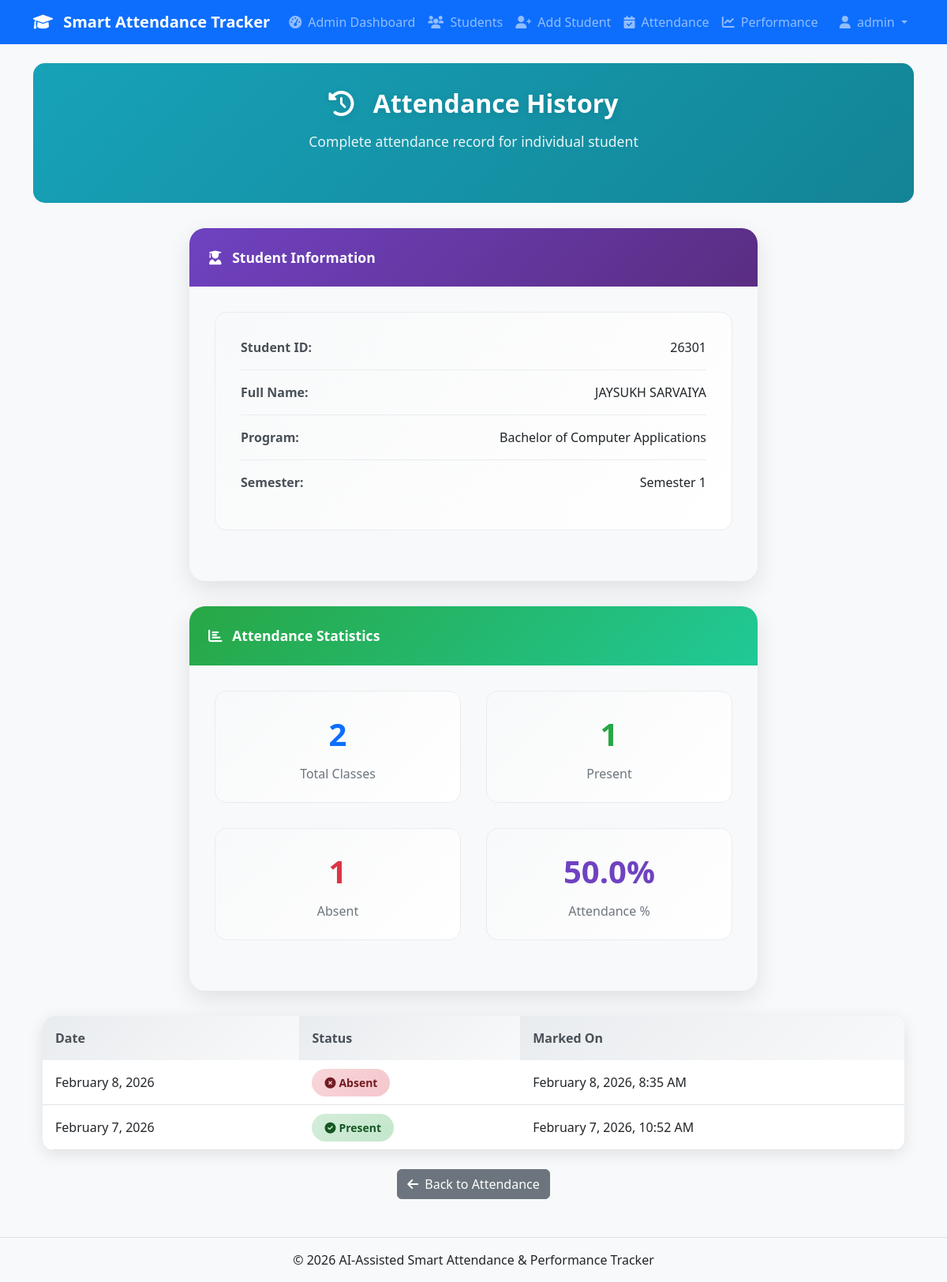
/students/attendance/history/2/ (signed in), run on the app's committed database.
### students/models.py (models this page shows, shortened)
class Student(models.Model):
    GENDER_CHOICES = [
        ('M', 'Male'),
        ('F', 'Female'),
        ('O', 'Other'),
    ]
    BLOOD_GROUP_CHOICES = [
        ('A+', 'A+'),
        ('A-', 'A-'),
        ('B+', 'B+'),
        ('B-', 'B-'),
        ('AB+', 'AB+'),
        ('AB-', 'AB-'),
        ('O+', 'O+'),
        ('O-', 'O-'),
    ]
    PROGRAM_CHOICES = [
        ('MCA', 'Master of Computer Applications'),
        ('MScIT', 'Master of Science in Information Technology'),
        ('BCA', 'Bachelor of Computer Applications'),
        ('PGDCA', 'Post Graduate Diploma in Computer Applications'),
    ]
    SEMESTER_CHOICES = [
        (1, 'Semester 1'),
        (2, 'Semester 2'),
        (3, 'Semester 3'),
        (4, 'Semester 4'),
        (5, 'Semester 5'),
        (6, 'Semester 6'),
    ]
    first_name = models.CharField(max_length=50)
    last_name = models.CharField(max_length=50)
    date_of_birth = models.DateField()
    gender = models.CharField(max_length=1, choices=GENDER_CHOICES)
    phone_number = models.CharField(max_length=15, help_text="Include country code")
    personal_email = models.EmailField(max_length=100, help_text="Personal email address")
    address = models.TextField()
    city = models.CharField(max_length=50)
    state = models.CharField(max_length=50)
    postal_code = models.CharField(max_length=10)
    country = models.CharField(max_length=50, default='India')
    program = models.CharField(max_length=10, choices=PROGRAM_CHOICES)
    semester = models.IntegerField(choices=SEMESTER_CHOICES)
    blood_group = models.CharField(max_length=3, choices=BLOOD_GROUP_CHOICES, blank=True, null=True)
    emergency_contact_name = models.CharField(max_length=100)
    emergency_contact_relation = models.CharField(max_length=50)
    emergency_contact_phone = models.CharField(max_length=15)
    student_id = models.CharField(max_length=10, unique=True, editable=False)
    email_id = models.EmailField(max_length=50, unique=True, editable=False)
    admission_year = models.IntegerField(editable=False)
    created_at = models.DateTimeField(auto_now_add=True)
    updated_at = models.DateTimeField(auto_now=True)
    class Meta:
        ordering = ['-student_id']
    @property
    def full_name(self):
        return f"{self.first_name} {self.last_name}"

class Attendance(models.Model):
    student = models.ForeignKey(Student, on_delete=models.CASCADE, related_name='attendances')
    date = models.DateField()
    is_present = models.BooleanField(default=False)
    created_at = models.DateTimeField(auto_now_add=True)
    class Meta:
        unique_together = ['student', 'date']
        ordering = ['-date']

### students/views.py (the view)
# urls.py: path('attendance/history/<int:student_id>/', views.attendance_history, name='attendance_history'),
def attendance_history(request, student_id):
    if not request.user.is_staff:
        messages.error(request, 'Access denied. Admin privileges required.')
        return redirect('admin_login')
    student = get_object_or_404(Student, pk=student_id)
    attendance_records = Attendance.objects.filter(student=student).order_by('-date')
    total_classes = attendance_records.count()
    present_classes = attendance_records.filter(is_present=True).count()
    absent_classes = total_classes - present_classes
    attendance_percentage = (present_classes / total_classes * 100) if total_classes > 0 else 0
    context = {
        'student': student,
        'attendance_records': attendance_records,
        'total_classes': total_classes,
        'present_classes': present_classes,
        'absent_classes': absent_classes,
        'attendance_percentage': round(attendance_percentage, 1),
    }
    return render(request, 'attendance/attendance_history.html', context)

### templates/attendance/attendance_history.html (shortened to what this page needs)
{% extends 'base.html' %}
{% block content %}
<div class="history-header">
    <div class="container text-center">
        <h1 class="history-title">
            <i class="fas fa-history me-3"></i>
            Attendance History
        </h1>
        <p class="history-subtitle">Complete attendance record for individual student</p>
    </div>
</div>
<div class="container">
    <div class="row justify-content-center">
        <div class="col-md-8">
            <div class="student-card">
                <div class="card-header">
                    <i class="fas fa-user-graduate me-2"></i>
                    Student Information
                </div>
                <div class="card-body">
                    <div class="student-info">
                        <div class="info-row">
                            <span class="info-label">Student ID:</span>
                            <span class="info-value">{{ student.student_id }}</span>
                        </div>
                        <div class="info-row">
                            <span class="info-label">Full Name:</span>
                            <span class="info-value">{{ student.full_name|upper }}</span>
                        </div>
                        <div class="info-row">
                            <span class="info-label">Program:</span>
                            <span class="info-value">{{ student.get_program_display }}</span>
                        </div>
                        <div class="info-row">
                            <span class="info-label">Semester:</span>
                            <span class="info-value">{{ student.get_semester_display }}</span>
                        </div>
                    </div>
                </div>
            </div>
        </div>
    </div>
    <div class="row justify-content-center">
        <div class="col-md-8">
            <div class="stats-card">
                <div class="card-header">
                    <i class="fas fa-chart-bar me-2"></i>
                    Attendance Statistics
                </div>
                <div class="card-body">
                    <div class="stats-grid">
                        <div class="stat-item">
                            <div class="stat-number total">{{ total_classes }}</div>
                            <div class="stat-label">Total Classes</div>
                        </div>
                        <div class="stat-item">
                            <div class="stat-number present">{{ present_classes }}</div>
                            <div class="stat-label">Present</div>
                        </div>
                        <div class="stat-item">
                            <div class="stat-number absent">{{ absent_classes }}</div>
                            <div class="stat-label">Absent</div>
                        </div>
                        <div class="stat-item">
                            <div class="stat-number percentage">{{ attendance_percentage }}%</div>
                            <div class="stat-label">Attendance %</div>
                        </div>
                    </div>
                </div>
            </div>
        </div>
    </div>
    <div class="row justify-content-center">
        <div class="col-md-12">
            <div class="attendance-table">
                <table class="table table-hover">
                    <thead>
                        <tr>
                            <th>Date</th>
                            <th>Status</th>
                            <th>Marked On</th>
                        </tr>
                    </thead>
                    <tbody>
                        {% for record in attendance_records %}
                        <tr>
                            <td>{{ record.date|date:"F j, Y" }}</td>
                            <td>
                                {% if record.is_present %}
                                    <span class="status-badge present">
                                        <i class="fas fa-check-circle me-1"></i>Present
                                    </span>
                                {% else %}
                                    <span class="status-badge absent">
                                        <i class="fas fa-times-circle me-1"></i>Absent
                                    </span>
                                {% endif %}
                            </td>
                            <td>{{ record.created_at|date:"F j, Y, g:i A" }}</td>
                        </tr>
                        {% endfor %}
                    </tbody>
                </table>
            </div>
        </div>
    </div>
    <div class="row justify-content-center">
        <div class="col-md-8">
            <div class="text-center mt-4">
                <a href="{% url 'attendance_management' %}" class="btn btn-secondary">
                    <i class="fas fa-arrow-left me-2"></i>Back to Attendance
                </a>
            </div>
        </div>
    </div>
</div>
{% endblock %}

### templates/base.html (shortened to what this page needs)
<!DOCTYPE html>
<html lang="en">
<head>
    <link href="https://cdn.jsdelivr.net/npm/bootstrap@5.3.0/dist/css/bootstrap.min.css" rel="stylesheet">
    <link href="https://cdnjs.cloudflare.com/ajax/libs/font-awesome/6.0.0/css/all.min.css" rel="stylesheet">
    {% load static %}
    <link href="{% static 'css/style.css' %}" rel="stylesheet">
</head>
<body>
    <nav class="navbar navbar-expand-lg navbar-dark bg-primary">
        <div class="container">
            <a class="navbar-brand" href="{% if user.is_authenticated and user.is_staff %}{% url 'admin_dashboard' %}{% else %}{% url 'admin_login' %}{% endif %}">
                <i class="fas fa-graduation-cap me-2"></i>
                Smart Attendance Tracker
            </a>
            <div class="collapse navbar-collapse" id="navbarNav">
                <ul class="navbar-nav me-auto">
                    {% if user.is_authenticated and user.is_staff %}
                        <li class="nav-item">
                            <a class="nav-link" href="{% url 'admin_dashboard' %}">
                                <i class="fas fa-tachometer-alt me-1"></i> Admin Dashboard
                            </a>
                        </li>
                    {% endif %}
                    <li class="nav-item">
                        <a class="nav-link" href="{% url 'student_list' %}">
                            <i class="fas fa-users me-1"></i> Students
                        </a>
                    </li>
                    <li class="nav-item">
                        <a class="nav-link" href="{% url 'student_create' %}">
                            <i class="fas fa-user-plus me-1"></i> Add Student
                        </a>
                    </li>
                    <li class="nav-item">
                        <a class="nav-link" href="{% url 'attendance_management' %}">
                            <i class="fas fa-calendar-check me-1"></i> Attendance
                        </a>
                    </li>
                    <li class="nav-item">
                        <a class="nav-link" href="{% url 'performance_management' %}">
                            <i class="fas fa-chart-line me-1"></i> Performance
                        </a>
                    </li>
                </ul>
                <ul class="navbar-nav">
                    {% if user.is_authenticated %}
                        <li class="nav-item dropdown">
                            <a class="nav-link dropdown-toggle" href="#" id="navbarDropdown" role="button" data-bs-toggle="dropdown">
                                <i class="fas fa-user me-1"></i> {{ user.username }}
                            </a>
                        </li>
                    {% else %}
                        <li class="nav-item">
                            <a class="nav-link" href="{% url 'admin_login' %}">
                                <i class="fas fa-sign-in-alt me-1"></i> Admin Login
                            </a>
                        </li>
                    {% endif %}
                </ul>
            </div>
        </div>
    </nav>
    <main class="container mt-4">
        {% block content %}
        {% endblock %}
    </main>
    <footer class="bg-light text-center py-3 mt-5">
        <div class="container">
            <p class="mb-0">&copy; 2026 AI-Assisted Smart Attendance & Performance Tracker</p>
        </div>
    </footer>
    {% load static %}
</body>
</html>

### static/css/style.css (style rules this page uses)
:root { --primary-color: #0d6efd; --success-color: #198754; --warning-color: #ffc107; --danger-color: #dc3545; --info-color: #0dcaf0; --light-color: #f8f9fa; --dark-color: #212529; }
body { font-family: 'Segoe UI', Tahoma, Geneva, Verdana, sans-serif; background-color: #f8f9fa; }
.navbar-brand { font-weight: 600; font-size: 1.25rem; }
.navbar-nav .nav-link { font-weight: 500; transition: color 0.3s ease; }
.card-header { background-color: #fff; border-bottom: 1px solid rgba(0, 0, 0, 0.125); font-weight: 600; }
.table { background-color: white; }
.table th { border-top: none; font-weight: 600; color: var(--dark-color); background-color: #f8f9fa; }
.btn { font-weight: 500; border-radius: 0.375rem; transition: all 0.15s ease-in-out; }
footer { background-color: var(--light-color); border-top: 1px solid #dee2e6; }

### templates/attendance/attendance_history.html (style rules this page uses)
.history-header { background: linear-gradient(135deg, #17a2b8 0%, #138496 100%); color: white; padding: 2rem 0; margin-bottom: 2rem; border-radius: 15px; text-align: center; }
.history-title { font-size: 2rem; font-weight: 700; margin-bottom: 1rem; text-shadow: 0 2px 10px rgba(0,0,0,0.1); }
.history-subtitle { font-size: 1.1rem; opacity: 0.9; margin-bottom: 2rem; }
.student-card { border: none; box-shadow: 0 10px 30px rgba(0,0,0,0.1); border-radius: 20px; overflow: hidden; margin-bottom: 2rem; }
.student-card .card-header { background: linear-gradient(135deg, #6f42c1 0%, #5a2d82 100%); color: white; border: none; padding: 1.5rem; font-weight: 600; font-size: 1.1rem; }
.student-card .card-body { padding: 2rem; }
.student-info { background: linear-gradient(135deg, #f8f9fa 0%, #ffffff 100%); border-radius: 15px; padding: 2rem; margin-bottom: 2rem; border: 1px solid #e9ecef; }
.info-row { display: flex; justify-content: space-between; margin-bottom: 1rem; padding-bottom: 1rem; border-bottom: 1px solid #e9ecef; }
.info-row:last-child { border-bottom: none; margin-bottom: 0; }
.info-label { font-weight: 600; color: #495057; min-width: 150px; }
.info-value { color: #212529; font-weight: 500; }
.stats-card { border: none; box-shadow: 0 10px 30px rgba(0,0,0,0.1); border-radius: 20px; overflow: hidden; margin-bottom: 2rem; }
.stats-card .card-header { background: linear-gradient(135deg, #28a745 0%, #20c997 100%); color: white; border: none; padding: 1.5rem; font-weight: 600; font-size: 1.1rem; }
.stats-card .card-body { padding: 2rem; }
.stats-grid { display: grid; grid-template-columns: repeat(auto-fit, minmax(200px, 1fr)); gap: 2rem; margin-bottom: 2rem; }
.stat-item { text-align: center; padding: 1.5rem; border-radius: 15px; background: linear-gradient(135deg, #f8f9fa 0%, #ffffff 100%); border: 1px solid #e9ecef; }
.stat-number { font-size: 2.5rem; font-weight: 700; margin-bottom: 0.5rem; }
.stat-number.total { color: #0d6efd; }
.stat-number.present { color: #28a745; }
.stat-number.absent { color: #dc3545; }
.stat-number.percentage { color: #6f42c1; }
.stat-label { font-size: 1rem; color: #6c757d; font-weight: 500; }
.attendance-table { background: white; border-radius: 15px; overflow: hidden; box-shadow: 0 5px 20px rgba(0,0,0,0.1); }
.attendance-table .table { margin-bottom: 0; }
.attendance-table .table thead th { background: linear-gradient(135deg, #e9ecef 0%, #f8f9fa 100%); border: none; font-weight: 600; color: #495057; padding: 1rem; }
.attendance-table .table tbody td { padding: 1rem; vertical-align: middle; }
.status-badge { padding: 0.5rem 1rem; border-radius: 20px; font-weight: 600; font-size: 0.875rem; }
.status-badge.present { background: linear-gradient(135deg, #d4edda 0%, #c3e6cb 100%); color: #155724; }
.status-badge.absent { background: linear-gradient(135deg, #f8d7da 0%, #f5c6cb 100%); color: #721c24; }

### data on the page
Student: student_id "26301", full_name "JAYSUKH SARVAIYA", program "Bachelor of Computer Applications", semester "Semester 1"
Attendance: date "February 8, 2026", is_present False (drawn), created_at "February 8, 2026, 8:35 AM"
Attendance: date "February 7, 2026", is_present True (drawn), created_at "February 7, 2026, 10:52 AM"

### other printed values
{{ user.username }} "admin"
{{ total_classes }} "2"
{{ present_classes }} "1"
{{ absent_classes }} "1"
{{ attendance_percentage }} "50.0"
